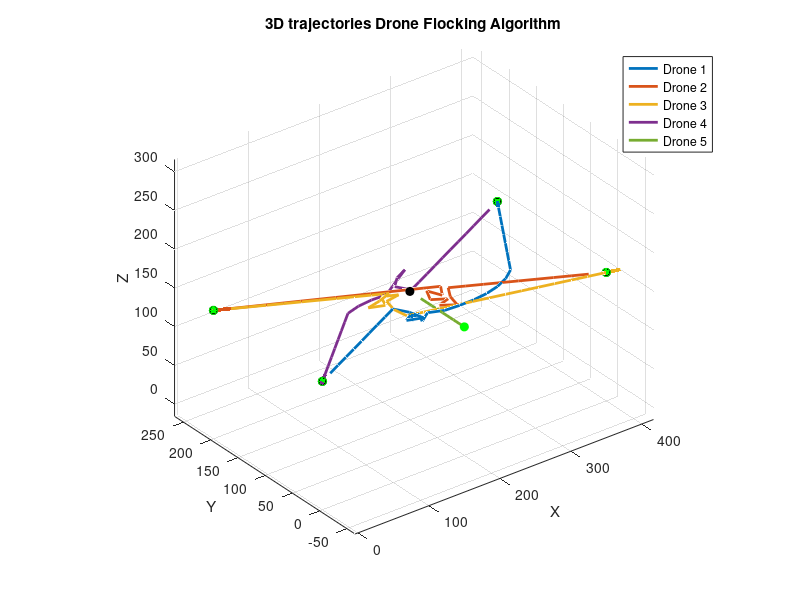

This chart was generated by the following MATLAB code:
% Jumlah drone awal
nDrone = 5;

% position awal drone, jika kurang tambahkan dimensi X, Y, Z
start_position = [0, 0, 150;
               400, 0, 150;
               0, 200, 150;
               400, 200, 150;
               200, 100, 150];

% Target position yang membuat drone memutar ruangan dan berpotensi bertemu
% Usahakan dimensi array sesuai dengan start_position
target_position = [400, 200, 150;
                 0, 200, 150;
                 400, 0, 150;
                 0, 0, 150;
                 200, 0, 150];
             
% Jumlah iterasi simulasi
n_iteration = 100;

% Parameter flocking
dMin = 50; % Jarak minimal untuk penghindaran tabrakan
vMax = 20; % velocity maksimum drone

% Inisialisasi position dan velocity
position = start_position;
velocity = zeros(nDrone,3);

% Untuk menyimpan trajectories
trajectories = zeros(n_iteration, nDrone, 3);

for t = 1:n_iteration
    for i = 1:nDrone
        % Hitung vektor menuju target
        vTarget = (target_position(i,:) - position(i,:));
        vTarget = vTarget / norm(vTarget) * vMax;
        
        % Penghindaran tabrakan
        for j = 1:nDrone
            if i ~= j
                jarak = norm(position(i,:) - position(j,:));
                if jarak < dMin
                    vAvoid = position(i,:) - position(j,:);
                    vTarget = vTarget + vAvoid;
                end
            end
        end
        
        % Batasi velocity
        if norm(vTarget) > vMax
            vTarget = vTarget / norm(vTarget) * vMax;
        end
        
        % Update position dan velocity
        velocity(i,:) = vTarget;
        position(i,:) = position(i,:) + velocity(i,:);
    end
    
    % Simpan trajectories
    trajectories(t,:,:) = position;
end

% Visualisasi
figure;
hold on;
grid on;
axis equal;

colors = lines(nDrone); % Menghasilkan warna berbeda untuk setiap drone

for i = 1:nDrone
    % trajectories drone
    plot3(squeeze(trajectories(:,i,1)), squeeze(trajectories(:,i,2)), squeeze(trajectories(:,i,3)), 'Color', colors(i,:), 'LineWidth', 2);
end

% Tandai position awal dan akhir
plot3(start_position(:,1), start_position(:,2), start_position(:,3), 'ko', 'MarkerFaceColor', 'k');
plot3(target_position(:,1), target_position(:,2), target_position(:,3), 'go', 'MarkerFaceColor', 'g');

view(3); % Atur sudut pandang 3D
legend(arrayfun(@(x) sprintf('Drone %d', x), 1:nDrone, 'UniformOutput', false), 'Location', 'Best');
xlabel('X');
ylabel('Y');
zlabel('Z');
title('3D trajectories Drone Flocking Algorithm');